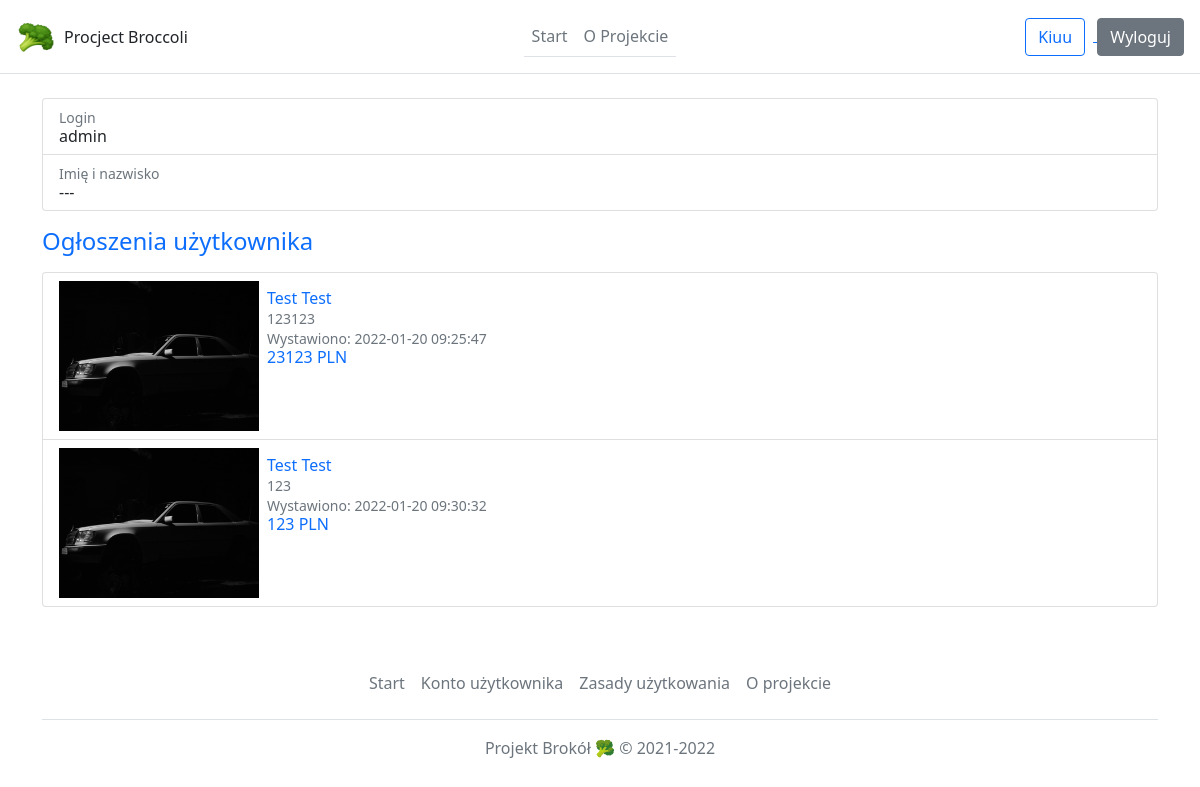
Screenshot of /user/1 (signed in) with the database file from the repository.
### appData/models.py (models this page shows, shortened)
class User(db.Model, UserMixin):
    id = db.Column(db.Integer, primary_key=True)
    login = db.Column(db.String(30), unique=True, nullable=False)
    firstname = db.Column(db.String(30))
    lastname = db.Column(db.String(30))
    email = db.Column(db.String(120), unique=True, nullable=False)
    password = db.Column(db.String(90), nullable=False)
    role = db.Column(db.String(30), default='Unverified')
    posts = db.relationship('Post', backref='author', lazy=True)
    verification_message = db.Column(db.String(12))

class Post(db.Model):
    id = db.Column(db.Integer, primary_key=True)
    user_id = db.Column(db.Integer, db.ForeignKey('user.id'), nullable=False)
    manufacture = db.Column(db.String(100), nullable=False)
    model = db.Column(db.String(100))
    manufacture_year = db.Column(db.String(4))
    photo = db.Column(db.String(30), nullable=False, default='defaultCar.jpg')
    description = db.Column(db.Text)
    price = db.Column(db.Integer(), nullable=False)
    date_posted = db.Column(db.DateTime, nullable=False, default=datetime.utcnow)
    status = db.Column(db.String(10), default='Published')
    location = db.Column(db.String(255))

### appData/routes.py (the view)
@app.route('/user/<int:user_id>')
@login_required
def user(user_id):
    user = User.query.get_or_404(user_id)
    postOfUser = Post.query.filter_by(user_id=user.id).all()
    title = 'Użytkownik ' + user.login
    return render_template('user.html', user=user, title=title, posts=postOfUser)

### appData/models.py (called while the page is built)
@login_manager.user_loader #copy
def load_user(user_id):
    return User.query.get(int(user_id))

### appData/templates/user.html (shortened to what this page needs)
{% extends "layout.html" %}
{% block content %}
<div class="container">
    <main>
      <div class="row g-5">
        <div class="col-md-12 col-lg-12 order-md-last">
            {% if current_user.id == user.id %}
            <ul class="list-group mb-3">
                <li class="list-group-item d-flex justify-content-between lh-sm">
                    <div>
                        <small class="text-muted">Login</small>
                        <h6 class="my-0">{{ user.login }}</h6>
                    </div>
                    <div>
                        <a href="/user/{{ user.id }}/edit">
                            <button type="button" class="btn btn-primary">
                                Edytuj
                            </button>
                        </a>
                    </div>
                </li>
                <li class="list-group-item d-flex justify-content-between lh-sm">
                    <div>
                        <small class="text-muted">Imię i nazwisko</small>
                        {% if user.firstname %}
                        <h6 class="my-0">{{ user.firstname }} {{ user.lastname }}</h6>
                        {% else %}
                        <h6 class="my-0">
                            ---
                        </h6>
                        {% endif %}
                    </div>
                </li>
                <li class="list-group-item d-flex justify-content-between lh-sm">
                    <div>
                        <small class="text-muted">Email</small>
                        <h6 class="my-0">{{ user.email }}</h6>
                    </div>
                </li>
                <li class="list-group-item d-flex justify-content-between lh-sm">
                    <div>
                        <small class="text-muted">Hasło</small>
                        <h6 class="my-0">
                            ********
                        </h6>
                    </div>
                </li>
            </ul>
            {% else %}
            <ul class="list-group mb-3">
                <li class="list-group-item d-flex justify-content-between lh-sm">
                    <div>
                        <small class="text-muted">Login</small>
                        <h6 class="my-0">{{ user.login }}</h6>
                    </div>
                </li>
                <li class="list-group-item d-flex justify-content-between lh-sm">
                    <div>
                        <small class="text-muted">Imię i nazwisko</small>
                        {% if user.firstname %}
                        <h6 class="my-0">{{ user.firstname }} {{ user.lastname }}</h6>
                        {% else %}
                        <h6 class="my-0">
                            ---
                        </h6>
                        {% endif %}
                    </div>
                </li>
            </ul>
            {% endif %}
        </div>
      </div>
      <div class="row g-5">
        <div class="col-md-12 col-lg-12 order-md-last">
            {% if posts %}
            <h4 class="d-flex justify-content-between align-items-center mb-3">
                <span class="text-primary">Ogłoszenia użytkownika</span>
            </h4>
          <ul class="list-group mb-3">
            {% for post in posts %}
            {% if post.status == 'Published' %}
            <li class="list-group-item d-flex justify-content-between lh-sm">
            {% else %}
            <li class="list-group-item d-flex justify-content-between bg-light">
            {% endif %}
                <div class="d-flex">
                    <div>
                        <img src="/static/photos/{{ post.photo }}" height="150px">
                    </div>
                    <div class="m-2">
                            <a href="/post/{{ post.id }}" class="text-decoration-none">
                                <h6 class="my-0">{{ post.manufacture }} {{ post.model }}</h6>
                            </a>
                            <small class="text-muted">{{ post.location }}</small><br>
                            <small class="text-muted">Wystawiono: {{ post.date_posted.replace(microsecond=0) }}</small>
                            <h6 class="my-0 post-price-after text-primary">{{ post.price }}</h6>
                      </div>
                    </div>
                </li>
            {% endfor %}
          </ul>
          {% else %}
          <h4 class="d-flex justify-content-between align-items-center mb-3">
            <span class="text-primary">Użytkownik nie ma żadnych aktywnych ogłoszeń</span>
        </h4>
          {% endif %}
        </div>
      </div>
    </main>
</div>
{% endblock content %}

### appData/templates/layout.html (shortened to what this page needs)
<!doctype html>
<html lang="pl">
    <head>
        <link href="https://cdn.jsdelivr.net/npm/bootstrap@5.1.3/dist/css/bootstrap.min.css" rel="stylesheet">
      </head>
    <body>
            <header class="d-flex flex-wrap align-items-center justify-content-center justify-content-md-between py-3 p-3 mb-4 border-bottom">
              <a href="/" class="d-flex align-items-center col-md-3 mb-2 mb-md-0 text-dark text-decoration-none">
                <img class="bi me-2" width="40" height="32" role="img" aria-label="Bootstrap" src="{{ url_for('static', filename='img/broccoli.ico') }}"> Procject Broccoli
              </a>
              <ul class="nav col-12 col-md-auto mb-2 justify-content-center mb-md-0">
                  <li>
                      {% if title == 'Start' %}
                      <a href="{{ url_for('home') }}" class="nav-link nav-links px-2 text-capitalize link-dark border-bottom border-secondary">
                      {% else %}
                      <a href="{{ url_for('home') }}" class="nav-link nav-links px-2 text-capitalize link-secondary border-bottom">
                      {% endif %}
                        Start
                      </a>
                  </li>
                  <li>
                      {% if title == 'O projekcie' %}
                      <a href="{{ url_for('about') }}" class="nav-link nav-links px-2 text-capitalize link-dark border-bottom border-secondary">
                      {% else %}
                      <a href="{{ url_for('about') }}" class="nav-link nav-links px-2 text-capitalize link-secondary border-bottom">
                      {% endif %}
                          O projekcie
                      </a>
                  </li>
              </ul>
              {% if current_user.is_authenticated %}
              <div class="col-md-3 text-end">
                <a href="/user/{{ current_user.id }}">
                    <button type="button" class="btn btn-outline-primary me-2">
                        {{ current_user.login }}
                    </button>
                </a>
                <a href="{{ url_for('logout') }}">
                    <button type="button" class="btn btn-secondary">
                        Wyloguj
                    </button>
                </a>
              </div>
              {% endif %}
          </header>
        {% block content %}
        {% endblock %}
        <div class="container">
          <footer class="py-3 my-4">
            <ul class="nav justify-content-center border-bottom pb-3 mb-3">
              <li class="nav-item"><a href="{{ url_for('home') }}" class="nav-link px-2 text-muted">Start</a></li>
              {% if current_user.is_authenticated %}
              <li class="nav-item"><a href="/user/{{ current_user.id }}" class="nav-link px-2 text-muted">Konto użytkownika</a></li>
              {% else %}
              <li class="nav-item"><a href="{{ url_for('login') }}" class="nav-link px-2 text-muted">Zaloguj</a></li>
              <li class="nav-item"><a href="{{ url_for('register') }}" class="nav-link px-2 text-muted">Rejestracja</a></li>
              {% endif %}
              <li class="nav-item"><a href="{{ url_for('terms') }}" class="nav-link px-2 text-muted">Zasady użytkowania</a></li>
              <li class="nav-item"><a href="{{ url_for('about') }}" class="nav-link px-2 text-muted">O projekcie</a></li>
            </ul>
            <p class="text-center text-muted">Projekt Brokół 🥦 © 2021-2022</p>
          </footer>
        </div>
    </body>
</html>

### appData/templates/layout.html (style rules this page uses)
.nav-links { transition: 0.8s; }
.post-price-after::after { content: ' PLN'; }

### rows the page displays
User: login "Kiuu"
User: login "admin"
Post: photo (placeholder picture), manufacture "Test", model "Test", location "123123", date_posted.replace "2022-01-20 09:25:47", price "23123"
Post: photo (placeholder picture), manufacture "Test", model "Test", location "123", date_posted.replace "2022-01-20 09:30:32", price "123"
